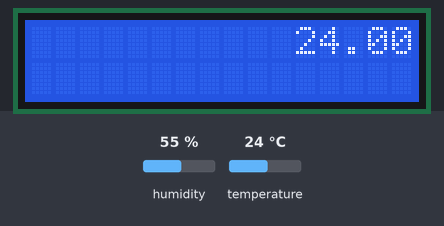
A sketch run on a simulated Arduino Uno, built with avr-gcc and run on an emulated ATmega328P. Parts: 16×2 character LCD. The inputs (shaded band) are chosen by the test bench; at power-on: temperature 24 °C, humidity 55 %. The local clock reads 2024-03-15 10:24:30 at power-on unless the sketch sets it; what the sketch prints to the serial monitor is not drawn.

Above: at 1.2 s.
1.3 s: temperature set to 12 °C
At 2.5 s:
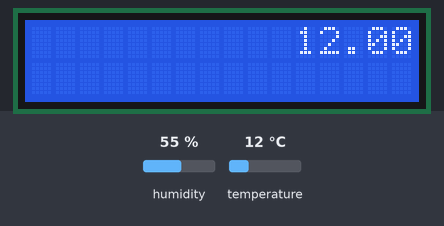
7.4 s: temperature set to 19 °C
At 9.2 s:
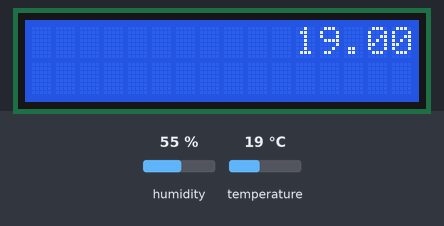
13.5 s: temperature set to 28 °C
At 15.9 s:
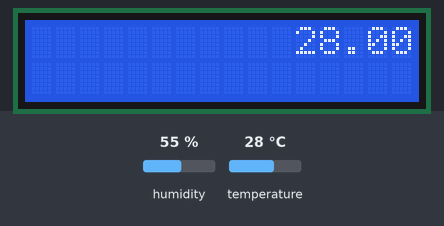
Timing chart, 0 to 17.4 s (numbered marks = the images above; inputs shaded):
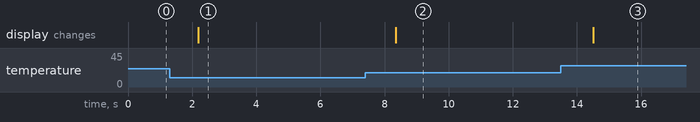

Measured:
- after the input at 1.3 s, the display: changes after 0.90 s (image 1)
- after the input at 7.4 s, the display: changes after 0.95 s (image 2)
- after the input at 13.5 s, the display: changes after 1.0 s (image 3)

The sketch:

Clock_Project.ino
```cpp
// Libraries
#include <Wire.h>
#include "RTClib.h"
#include "DHT.h"
#include <LiquidCrystal_I2C.h>

#define DEBUG  // Debug Define for Serial Debugging Undefine it to hide Serial Statement
// Defines And Constant Variables

#define DHTPIN 9
#define DHTTYPE DHT11

//Variables

// Objects
RTC_DS3231 RTC;

DHT dht(DHTPIN, DHTTYPE);

LiquidCrystal_I2C lcd(16, 2, 0x24);  // LCD Width , LCD height, LCD I2C Address

#include "classes.h"

ClockClass Clock;
TemperatureClass Temp;

void setup() {

#ifdef DEBUG
  Serial.begin(9600);
#endif

  Clock.begin();
  Temp.begin();

  Serial.println("Sensors Started");

  lcd.clear();
  lcd.setCursor(4, 0);

  lcd.print("Clock and");
  lcd.setCursor(1, 1);

  lcd.print("Temp Monitering");
}

void loop() {

  Clock.DisplayTime();   // Display Time on The Screen

  Clock.DisplayDate();  // Display The Date on The Screen

  Temp.DisplayTemp();  // Display The Temperature
}
```

classes.h
```cpp
// classes.h File

class ClockClass {
public:

  void begin() {
    lcd.begin();

    if (!RTC.begin()) {
      Serial.println("Error in RTC");
      while (true)
        ;  // Loop forever

      lcd.clear();
      lcd.setCursor(0, 0);
    }
  }

  void DisplayTime() {
    lcd.clear();
    lcd.setCursor(0, 0);

    DateTime now = RTC.now();

    lcd.print(now.hour(), DEC);
    lcd.print(":");
    lcd.print(now.minute(), DEC);
  }

  void DisplayDate() {
    DateTime now = RTC.now();
    lcd.setCursor(0, 1);

    lcd.print(now.day(), DEC);
    lcd.print("/");
    lcd.print(now.month(), DEC);
    lcd.print("/");
    lcd.print(now.year(), DEC);
  }
};

class TemperatureClass {
public:

  void begin() {
    dht.begin();

  }

  void DisplayTemp() {
    float Temp = dht.readTemperature();

    lcd.clear();
    lcd.setCursor(11, 0);
    lcd.print(Temp);
  }
};
```
